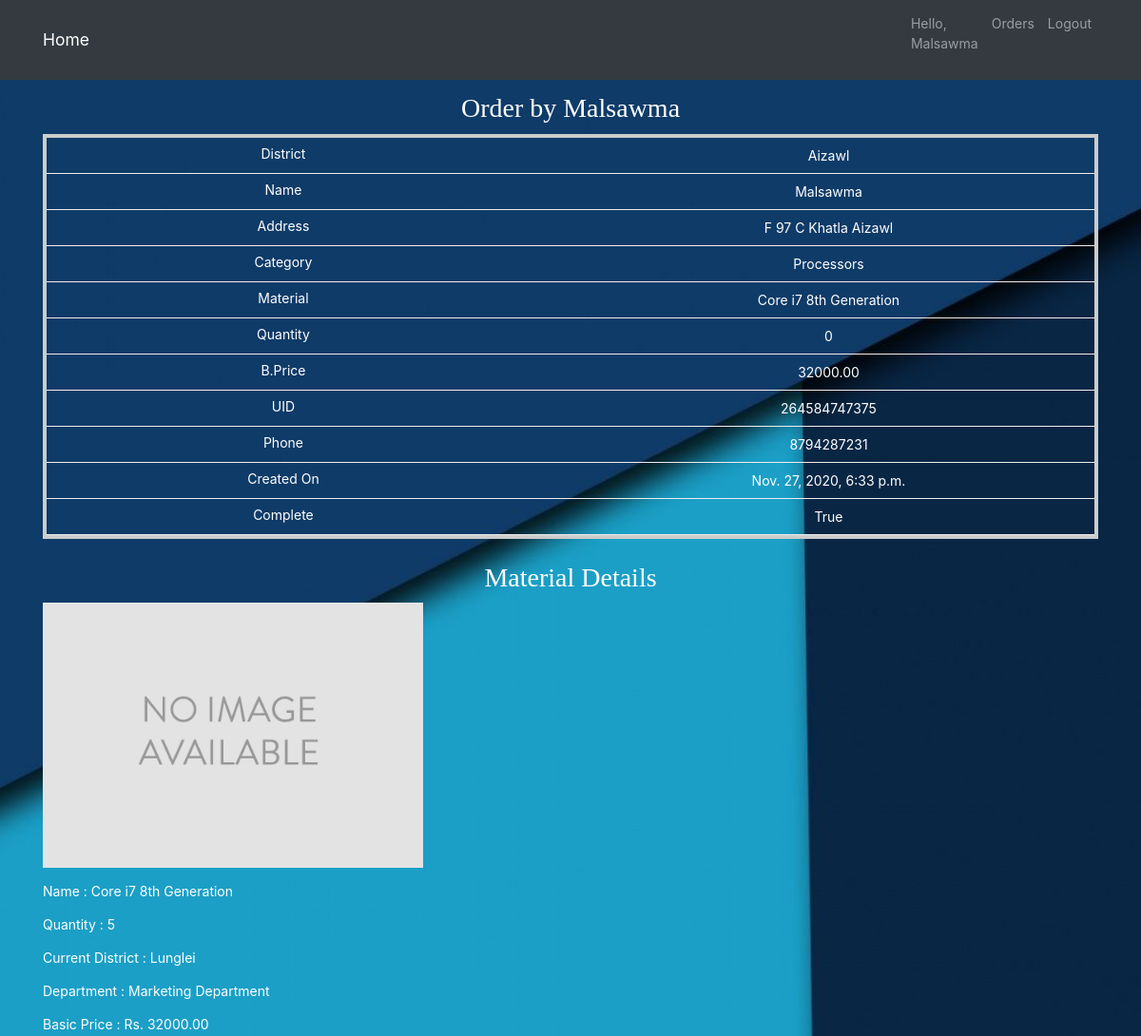
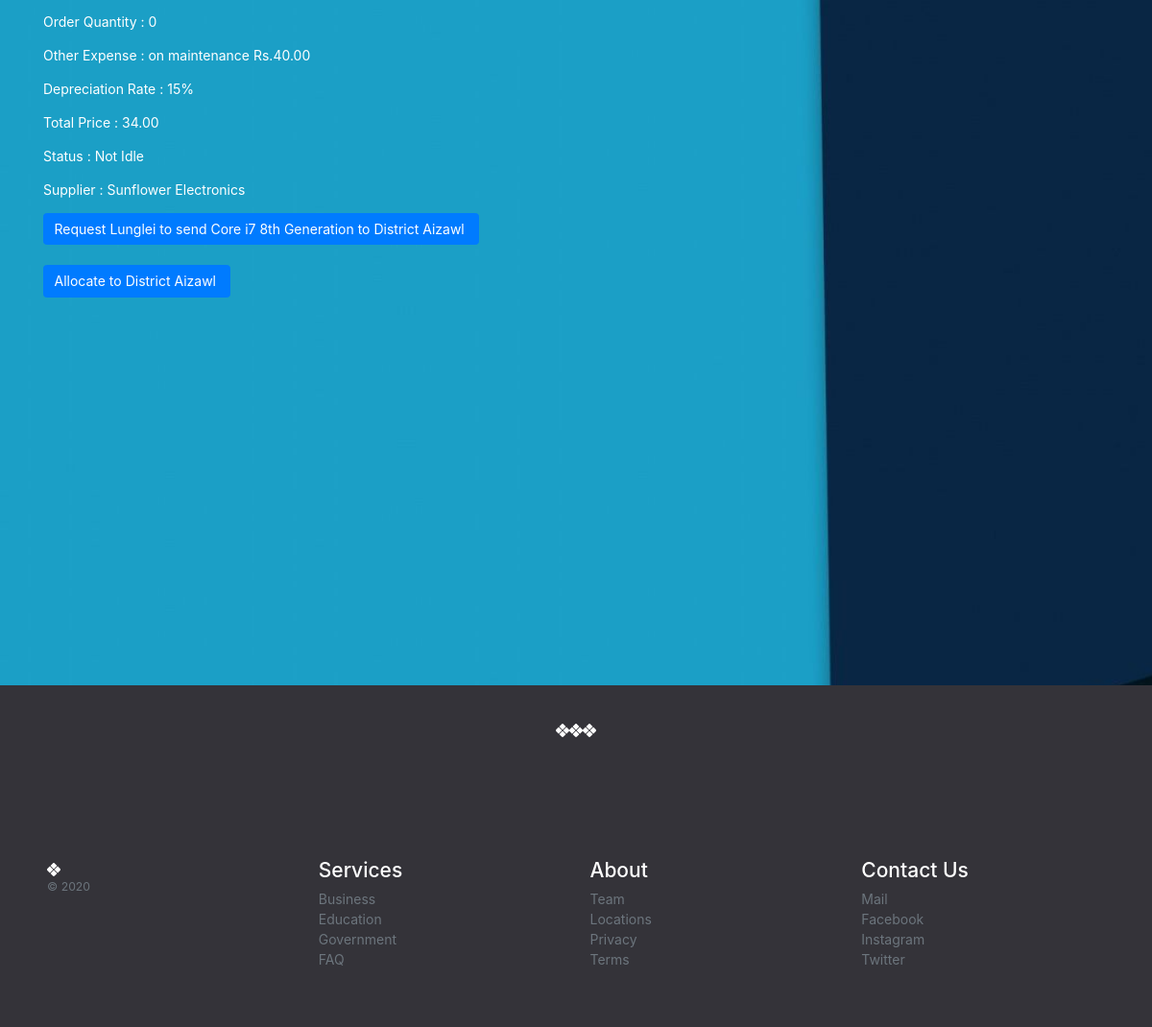
The app's page /accounts/1/ (signed in) with its own data (2 pictures, top to bottom).
### order/models.py (models this page shows, shortened)
class Order(models.Model):
    district =models.CharField(choices=DISTRICT_CHOICE , max_length=10)
    name = models.CharField(max_length=50)
    address = models.TextField(max_length=200)
    category = models.ForeignKey(Category , on_delete=models.CASCADE, blank=True , null=True)
    material = models.ForeignKey(Material , on_delete=models.CASCADE, blank=True , null=True)
    quantity = models.IntegerField(blank=True)
    UID = models.IntegerField()
    phone = models.CharField(max_length=10)
    email = models.EmailField(max_length=100)
    pin_code = models.CharField(max_length=20)
    created =models.DateTimeField(auto_now_add=True)
    updated = models.DateTimeField(auto_now=True)
    complete = models.BooleanField(default=False)
    class Meta:
        ordering =('-created',)

### material/models.py (models this page shows)
class Category(models.Model):
    name = models.CharField(max_length=100)
    slug = models.SlugField(unique=True)
    code = models.CharField(max_length=30 , unique=True)
    class Meta:
        ordering = ('-name',)
        verbose_name = 'category'
        verbose_name_plural = 'categories'
    def __str__(self):
        return self.name

class Material(models.Model):
    name = models.CharField(max_length=100)
    slug = models.SlugField(unique=True)
    code = models.CharField(max_length=30 , unique=True)
    image = models.ImageField(upload_to='materials/%Y/%m/%d' , blank=True)
    serial = models.CharField(max_length=30 , unique=True)
    quantity = models.IntegerField(blank=True , null=True)
    price = models.DecimalField(max_digits=7 , decimal_places=2)
    extra_expense_on = models.CharField(max_length=80 , blank=True , null=True)
    expense = models.DecimalField( max_digits=10 , decimal_places=2 , blank=True , null=True)
    category = models.ForeignKey(Category , on_delete=models.CASCADE , related_name='item_category')
    supplier = models.ForeignKey(Supplier , on_delete=models.CASCADE , related_name='item_supplier')
    department = models.ForeignKey(Department , on_delete=models.CASCADE , related_name='item_dept' , null=True , blank=True)
    district = models.ForeignKey(District , on_delete=models.CASCADE , related_name='item_dept' , null=True , blank=True)
    depreciation_rate = models.IntegerField(blank=True , null=True)
    reparing = models.BooleanField(default=False)
    working = models.BooleanField(default=False)
    issued = models.DateTimeField(auto_now_add=True)
    class Meta:
        ordering = ('-name',)
    def __str__(self):
        return self.name

class Department(models.Model):
    name = models.CharField(max_length=100)
    slug = models.SlugField(unique=True)
    code = models.CharField(max_length=30 , unique=True)
    class Meta:
        ordering = ('-name',)
    def __str__(self):
        return self.name

class Supplier(models.Model):
    name = models.CharField(max_length=100)
    slug = models.SlugField(unique=True)
    code = models.CharField(max_length=30 , unique=True)
    address1 = models.TextField()
    address2 = models.TextField()
    post_code = models.CharField(max_length=10)
    phone_no = models.CharField(max_length=10 ,unique=True)
    email = models.EmailField(max_length=100 , default='exampl@email.com')
    class Meta:
        ordering = ('-name',)
    def __str__(self):
        return self.name

class District(models.Model):
    name = models.CharField(max_length=100)
    slug = models.SlugField(unique=True)
    code = models.CharField(max_length=30 , unique=True)
    email = models.EmailField(max_length=30 , blank=True , null=True)
    class Meta:
        ordering = ('-name',)
    def __str__(self):
        return self.name

### accounts/views.py (the view)
# urls.py: path('<int:id>/' , views.order_detail , name='order_detail'),
@login_required
def order_detail(request , id):
    status1 = None
    cudis1 = None
    status2= None
    cudis2 = None
    aizawl = Aizawl.objects.all()
    lunglei = Lunglei.objects.all()
    material = Material.objects.all()
    order = get_object_or_404(Order, id=id)
    if (str(order.district) != str(order.material.district)):
        line = True
    else:
        line = False
    total1 = ((order.quantity * order.material.price)+order.material.expense)
    total = (Decimal(order.material.depreciation_rate/100)*total1)
    grand_total = total1-total
    if (order.quantity <= order.material.quantity):
        less = True
    else:
        less = False
    for i in aizawl:
        if (str(i.material) == str(order.material)):
            status = i.idle
            cudis1 = True
    for l in lunglei:
        if (str(l.material) == str(order.material)):
            status = l.idle
            cudis2 = True
    return render(request , 'accounts/detail.html', {'order':order ,
                                                    'material':material ,
                                                    'grand_total':grand_total ,
                                                    'less':less,
                                                    'aizawl':aizawl ,  'lunglei':lunglei , 'line':line, 'status1':status1,
                                                    'cudis1':cudis1 , 'status2':status2,
                                                    'cudis2':cudis2})

### accounts/templates/accounts/detail.html (shortened to what this page needs)
{% extends "order/home.html" %}
{% load crispy_forms_tags %}
{% load static %}
{% block content %}
<div class="container bar2">
  <h2>Order by {{order.name}}</h2>
  <div style="overflow-x:auto;">
    <table>
      <tbody>
        <tr>
          <td>{{order.district}}</td>
          <td>{{order.name}}</td>
          <td>{{order.address}}</td>
          <td>{{order.category}}</td>
          <td>{{order.material}}</td>
          <td>{{order.quantity}}</td>
          <td>{{order.material.price}}</td>
          <td>{{order.UID}}</td>
          <td>{{order.phone}}</td>
          <td>{{order.created}}</td>
          <td>{{order.complete}}</td>
        </tr>
    </tbody>
  </table>
</div> <br>
  <h2>Material Details</h2>
      <img src="{% if material.image %}{{material.image.url}}{% else %}{% static "img/no_img.png" %}{% endif %}" class="img_resp">
      <p>Name : {{order.material.name}}</p>
      <p>Quantity : {{order.material.quantity}}</p>
      <p>Current District : {% if cudis1 %}Aizawl{% elif cudis2 %} Lunglei {% else %} Not Allocated{% endif %}
      <p>Department : {{order.material.department}}</p>
      <p>Basic Price : Rs. {{order.material.price}}</p>
      <p>Order Quantity : {{order.quantity}}</p>
      <p>Other Expense : on {{order.material.extra_expense_on}} Rs.{{order.material.expense}}</p>
      <p>Depreciation Rate : {{order.material.depreciation_rate}}%</p>
      <p>Total Price : {{grand_total|floatformat:2}}</p>
      <p>Status : {% if status1 %}Idle {% elif status2 %}Idle {% else %}Not Idle{% endif %}
      <p>Supplier : {{order.material.supplier}}</p>
      <p>
        {% if less %}
        {%if line == True %}
        <form class="reqDis" action="{% url "district:reqDis" order.id %}" method="post">
          <input type="submit" class="btn btn-primary" name="" value="Request {{order.material.district}} to send {{order.material}} to District {{order.district}} ">
        </form>
        {% endif %} <br>
          <form class="aizawlDis" action="{% url "district:allocateaizawl" order.id %}" method="post">
            <input type="submit" class="btn btn-primary" name="" value="Allocate to District {{order.district}} ">
          </form>
        {% else %}
        <p style="color:red;">(Request quantity exceeds stock)</p>
        <form class="" action="{% url "district:quote" order.id order.district %}" method="post">
          {% csrf_token %}
          <input type="submit" class="btn btn-primary" name="" value="Send a msg to Supplier">
        </form>
        {% endif %}
      </p>
  </div>
{% endblock %}

### order/templates/order/home.html (shortened to what this page needs)
{% load static %}
{% load crispy_forms_tags %}
<!doctype html>
<html lang="en">
  <head>
    <link rel="stylesheet" href="https://cdn.jsdelivr.net/npm/bootstrap@4.5.3/dist/css/bootstrap.min.css">
    <link href="/docs/4.5/dist/css/bootstrap.min.css" rel="stylesheet">
    <link rel="stylesheet" href="{% static "css/index.css" %}">
    <link rel="stylesheet" href="{% static "css/base.css" %}">
  </head>
  <body>
    <nav class="navbar navbar-expand-lg navbar-dark bg-dark">
      <div class="container">
        <a class="navbar-brand" href="/">Home</a>
        <div class="collapse navbar-collapse" id="navbarText">
          <ul class="navbar-nav ml-auto">
            <li class="nav-item">
              {% if request.user.is_authenticated %}
                <p class="nav-link">Hello,<br>{{request.user.username}}</p>
            </li>
            <li class="nav-item">
                <a class="nav-link" href="{% url 'difviews' %}">Orders</a>
            </li>
                <a class="nav-link" href="{% url 'logout' %}">Logout</a>
            {% else %}
              <a class="nav-link" href="{% url 'login' %}">Login/Signup
                <span class="sr-only">(current)</span>
              </a>
            </li>
            {% endif %}
          </ul>
        </div>
      </div>
  </nav>
{% block content %}{% endblock %}
<div class="f1">
  <div class="container">
    <div class="row justify-content-md-center">
      </div>
  </div>
<footer class="container py-5">
  <div class="row">
    <div class="col-12 col-md">
      <small class="d-block mb-3 text-muted">&copy; {% now "Y" %}</small>
    </div>
    <div class="col-6 col-md">
      <h4>Services</h4>
      <ul class="list-unstyled text-small">
        <li><a class="text-muted" href="#">Business</a></li>
        <li><a class="text-muted" href="#">Education</a></li>
        <li><a class="text-muted" href="#">Government</a></li>
        <li><a class="text-muted" href="#">FAQ</a></li>
      </ul>
    </div>
    <div class="col-6 col-md">
      <h4>About</h4>
      <ul class="list-unstyled text-small">
        <li><a class="text-muted" href="#">Team</a></li>
        <li><a class="text-muted" href="#">Locations</a></li>
        <li><a class="text-muted" href="#">Privacy</a></li>
        <li><a class="text-muted" href="#">Terms</a></li>
      </ul>
    </div>
    <div class="col-6 col-md">
      <h4>Contact Us</h4>
      <ul class="list-unstyled text-small">
        <li><a class="text-muted" href="#">Mail</a></li>
        <li><a class="text-muted" href="#">Facebook</a></li>
        <li><a class="text-muted" href="#">Instagram</a></li>
        <li><a class="text-muted" href="#">Twitter</a></li>
      </ul>
    </div>
  </div>
</footer>
</div>
</body>
</html>

### static/css/index.css (style rules this page uses)
html { font-size: 14px; }
body { background-image: url("/static/img/home.jpg"); background-size: cover; }

### static/css/base.css (style rules this page uses)
.bar2 { color:white; margin-top:10px; padding-bottom: 25em; }
.img_resp { width: 100%; max-width: 400px; height: auto; }
.row { padding: 40px 5px 4px 4px; margin-top: 40px; }
.f1 { background-color:#343339; color:white; }
h2 { padding: 3px; text-align: center; font-family: 'Sansita Swashed', cursive; color: white; }
table { border-collapse: collapse; border-spacing: 0; border-spacing: 5; width: 100%; }
th, td { text-align: center; padding: 8px; }
tr { border-bottom-style: solid; }
@media only screen and (max-width: 760px),
(min-device-width: 768px) and (max-device-width: 1024px) { table, thead, tbody, th, td, tr { display: block; } }
@media only screen and (max-width: 760px),
(min-device-width: 768px) and (max-device-width: 1024px) { tr { border: 4px solid #ccc; } }
@media only screen and (max-width: 760px),
(min-device-width: 768px) and (max-device-width: 1024px) { td { border: none; border-bottom: 1px solid #eee; position: relative; padding-left: 50%; } }
@media only screen and (max-width: 760px),
(min-device-width: 768px) and (max-device-width: 1024px) { td:before { position: absolute; top: 6px; left: 6px; width: 45%; padding-right: 10px; white-space: nowrap; } }
@media only screen and (max-width: 760px),
(min-device-width: 768px) and (max-device-width: 1024px) { td:nth-of-type(1):before { content: "District"; } }
@media only screen and (max-width: 760px),
(min-device-width: 768px) and (max-device-width: 1024px) { td:nth-of-type(2):before { content: "Name"; } }
@media only screen and (max-width: 760px),
(min-device-width: 768px) and (max-device-width: 1024px) { td:nth-of-type(3):before { content: "Address"; } }
@media only screen and (max-width: 760px),
(min-device-width: 768px) and (max-device-width: 1024px) { td:nth-of-type(4):before { content: "Category"; } }
@media only screen and (max-width: 760px),
(min-device-width: 768px) and (max-device-width: 1024px) { td:nth-of-type(5):before { content: "Material"; } }
@media only screen and (max-width: 760px),
(min-device-width: 768px) and (max-device-width: 1024px) { td:nth-of-type(6):before { content: "Quantity"; } }
@media only screen and (max-width: 760px),
(min-device-width: 768px) and (max-device-width: 1024px) { td:nth-of-type(7):before { content: "B.Price"; } }
@media only screen and (max-width: 760px),
(min-device-width: 768px) and (max-device-width: 1024px) { td:nth-of-type(8):before { content: "UID"; } }
@media only screen and (max-width: 760px),
(min-device-width: 768px) and (max-device-width: 1024px) { td:nth-of-type(9):before { content: "Phone"; } }
@media only screen and (max-width: 760px),
(min-device-width: 768px) and (max-device-width: 1024px) { td:nth-of-type(10):before { content: "Created On"; } }
@media only screen and (max-width: 760px),
(min-device-width: 768px) and (max-device-width: 1024px) { td:nth-of-type(11):before { content: "Complete"; } }

### records on screen
Order: name "Malsawma", district "Aizawl", address "F 97 C Khatla Aizawl", category "Processors", material "Core i7 8th Generation", quantity "0", material.price "32000.00", UID "264584747375", phone "8794287231", created "Nov. 27, 2020, 6:33 p.m.", complete "True", material.name "Core i7 8th Generation", material.quantity "5", material.department "Marketing Department", material.extra_expense_on "maintenance", material.expense "40.00", material.depreciation_rate "15", material.supplier "Sunflower Electronics", material.district "Request Lunglei to send Core i7 8th Generation to District Aizawl", district "Allocate to District Aizawl"

### other values on screen
{{ request.user.username }} "Malsawma"
{{ grand_total|floatformat:2 }} "34.00"
